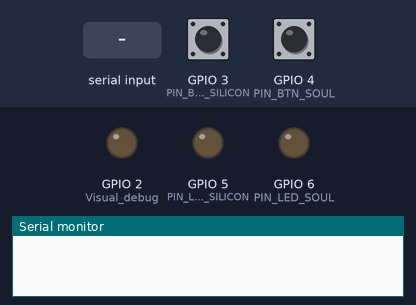
This sketch was run on a simulated ESP32. Parts: output pins drawn as LEDs (lit = HIGH), the last lines printed to the serial monitor. Dashed ring = blinking. Inputs (shaded band) come from the test bench; at power-on: GPIO 3 (PIN_BTN_SILICON) HIGH, GPIO 4 (PIN_BTN_SOUL) HIGH.

Above: at 1.5 s.
1.6 s: "CHOOSING\n" received over Serial
At 1.69 s:
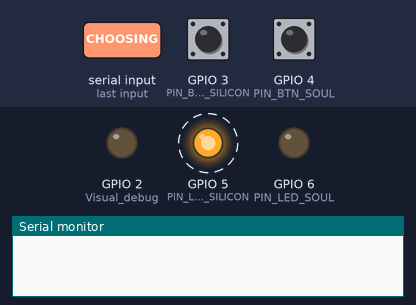
4.6 s: "RESET\n" received over Serial
At 5.4 s:
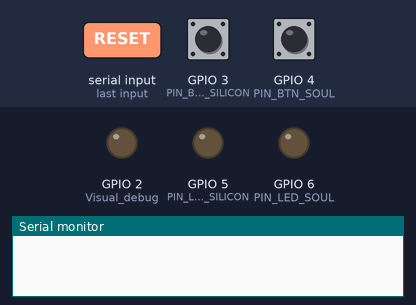
6.1 s: GPIO 3 (PIN_BTN_SILICON) pulled LOW for 0.15 s
At 6.6 s:
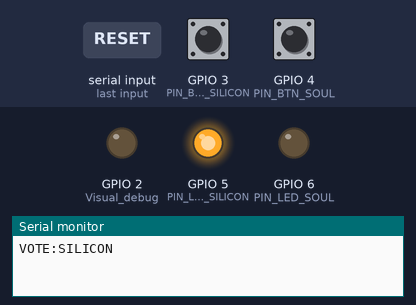
7.7 s: "WIN_SOUL\n" received over Serial
At 7.95 s:
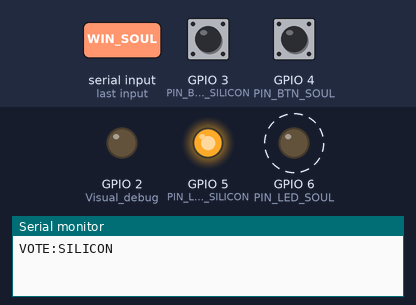
Timing chart, 0 to 10.7 s (numbered marks = the images above; inputs shaded):
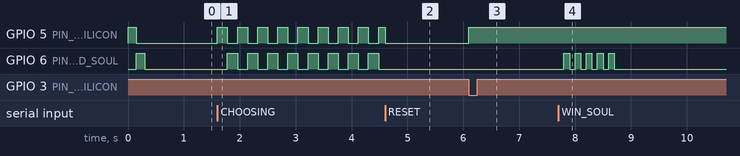

The sketch:

sketch_controller.ino
```cpp
#include <Arduino.h>

/*
  --- SILICON OR SOUL: SMART CONSOLE FIRMWARE ---
  Hardware: Seeed Studio XIAO RP2040

  WIRING:
  - Ground: Common Ground for Buttons and LEDs
  - Silicon Button: D2 (Switch), D4 (LED +)
  - Soul Button:    D3 (Switch), D5 (LED +)
*/

// --- CONFIGURATION ---
// !!! CHANGE THIS FOR EACH BOARD !!!
// Options: "PLAYER_1", "PLAYER_2", "PLAYER_3"
const String PLAYER_ID = "PLAYER_1";

// --- PIN MAPPING (RP2040 Specific) ---
const int PIN_BTN_SILICON = D2;
const int PIN_BTN_SOUL    = D3;
const int PIN_LED_SILICON = D4;
const int PIN_LED_SOUL    = D5;

// --- GAME STATE ---
String currentVote = "NONE";
bool lockedIn = false;
bool choosingAnimation = false;
bool choosingSiliconOn = false;
unsigned long choosingLastToggleAt = 0;
const unsigned long CHOOSING_FLICKER_MS = 180;

void setup() {
  Serial.begin(9600);

  // Hardware Setup
  pinMode(PIN_BTN_SILICON, INPUT_PULLUP);
  pinMode(PIN_BTN_SOUL, INPUT_PULLUP);
  pinMode(PIN_LED_SILICON, OUTPUT);
  pinMode(PIN_LED_SOUL, OUTPUT);
  pinMode(LED_BUILTIN, OUTPUT); // Visual debug

  // USB Safety Wait (Max 3 seconds)
  // Ensures the connection is ready before we start talking
  unsigned long start = millis();
  while (!Serial && millis() - start < 3000) {
    delay(10);
  }

  // Boot Sequence: Flash LEDs to show we are alive
  digitalWrite(PIN_LED_SILICON, HIGH);
  delay(150);
  digitalWrite(PIN_LED_SILICON, LOW);
  digitalWrite(PIN_LED_SOUL, HIGH);
  delay(150);
  digitalWrite(PIN_LED_SOUL, LOW);
}

void loop() {
  // 1. LISTEN FOR COMMANDS (From Python Script or Serial Monitor)
  if (Serial.available() > 0) {
    String cmd = Serial.readStringUntil('\n');
    cmd.trim(); // Remove whitespace/newlines

    if (cmd == "WHO_ARE_YOU?") {
      Serial.println(PLAYER_ID);
    }
    else if (cmd == "CHOOSING") {
      startChoosingAnimation();
    }
    else if (cmd == "RESET") {
      stopChoosingAnimation();
      resetRound();
    }
    else if (cmd == "WIN_SILICON") {
      stopChoosingAnimation();
      triggerRevealEffect("SILICON");
    }
    else if (cmd == "WIN_SOUL") {
      stopChoosingAnimation();
      triggerRevealEffect("SOUL");
    }
  }

  // Choosing animation runs while the game is selecting the track.
  if (choosingAnimation) {
    updateChoosingAnimation();
  }

  // 2. READ BUTTONS (Only if not locked in)
  if (!lockedIn && !choosingAnimation) {
    // Check Silicon (Active LOW)
    if (digitalRead(PIN_BTN_SILICON) == LOW) {
      lockVote("SILICON");
      delay(50); // Debounce
    }
    // Check Soul (Active LOW)
    else if (digitalRead(PIN_BTN_SOUL) == LOW) {
      lockVote("SOUL");
      delay(50); // Debounce
    }
  }
}

// --- HELPER FUNCTIONS ---

void lockVote(String vote) {
  currentVote = vote;
  lockedIn = true; // IMMEDIATE LOCK-IN

  // Update LEDs: Turn ON the vote, OFF the other
  if (vote == "SILICON") {
    digitalWrite(PIN_LED_SILICON, HIGH);
    digitalWrite(PIN_LED_SOUL, LOW);
    Serial.println("VOTE:SILICON");
  }
  else {
    digitalWrite(PIN_LED_SILICON, LOW);
    digitalWrite(PIN_LED_SOUL, HIGH);
    Serial.println("VOTE:SOUL");
  }
}

void resetRound() {
  currentVote = "NONE";
  lockedIn = false;
  // Turn off all lights
  digitalWrite(PIN_LED_SILICON, LOW);
  digitalWrite(PIN_LED_SOUL, LOW);
}

void startChoosingAnimation() {
  choosingAnimation = true;
  choosingSiliconOn = true;
  choosingLastToggleAt = millis();
  // Clear previous vote indication while the roulette/selection is running.
  currentVote = "NONE";
  lockedIn = false;
  digitalWrite(PIN_LED_SILICON, HIGH);
  digitalWrite(PIN_LED_SOUL, LOW);
}

void stopChoosingAnimation() {
  choosingAnimation = false;
  digitalWrite(PIN_LED_SILICON, LOW);
  digitalWrite(PIN_LED_SOUL, LOW);
}

void updateChoosingAnimation() {
  unsigned long now = millis();
  if ((now - choosingLastToggleAt) < CHOOSING_FLICKER_MS) {
    return;
  }
  choosingLastToggleAt = now;
  choosingSiliconOn = !choosingSiliconOn;
  digitalWrite(PIN_LED_SILICON, choosingSiliconOn ? HIGH : LOW);
  digitalWrite(PIN_LED_SOUL, choosingSiliconOn ? LOW : HIGH);
}

void triggerRevealEffect(String correctVote) {
  int correctPin = (correctVote == "SILICON") ? PIN_LED_SILICON : PIN_LED_SOUL;
  int wrongPin = (correctVote == "SILICON") ? PIN_LED_SOUL : PIN_LED_SILICON;

  bool votedCorrect = (currentVote == correctVote);
  bool votedWrong = (currentVote != "NONE") && !votedCorrect;

  // If player was wrong, keep their chosen button solid while the correct one flickers.
  if (votedWrong) {
    if (currentVote == "SILICON") {
      digitalWrite(PIN_LED_SILICON, HIGH);
      digitalWrite(PIN_LED_SOUL, LOW);
    } else {
      digitalWrite(PIN_LED_SILICON, LOW);
      digitalWrite(PIN_LED_SOUL, HIGH);
    }
  } else {
    digitalWrite(PIN_LED_SILICON, LOW);
    digitalWrite(PIN_LED_SOUL, LOW);
  }

  // Flicker correct answer 5 times.
  for(int i=0; i<5; i++) {
    digitalWrite(correctPin, LOW);
    if (votedWrong) digitalWrite(wrongPin, HIGH);
    delay(100);
    digitalWrite(correctPin, HIGH);
    if (votedWrong) digitalWrite(wrongPin, HIGH);
    delay(100);
  }

  // Final light state after reveal.
  if (votedWrong) {
    digitalWrite(correctPin, LOW);
    digitalWrite(wrongPin, HIGH);
  } else {
    digitalWrite(correctPin, HIGH);
    digitalWrite(wrongPin, LOW);
  }
}
```

Measured:
- after the input at 1.6 s, GPIO 5 (PIN_LED_SILICON): alternates HIGH for 0.18 s and LOW for 0.18 s, starting at once; GPIO 6 (PIN_LED_SOUL): alternates HIGH for 0.18 s and LOW for 0.18 s, starting after 0.18 s
- after the input at 4.6 s, GPIO 6 (PIN_LED_SOUL): stops changing and stays LOW
- after the input at 6.1 s, GPIO 5 (PIN_LED_SILICON): LOW → HIGH at once
- after the input at 7.7 s, GPIO 6 (PIN_LED_SOUL): alternates HIGH for 0.10 s and LOW for 0.10 s, 10 changes in all, then stays LOW, starting after 0.10 s
